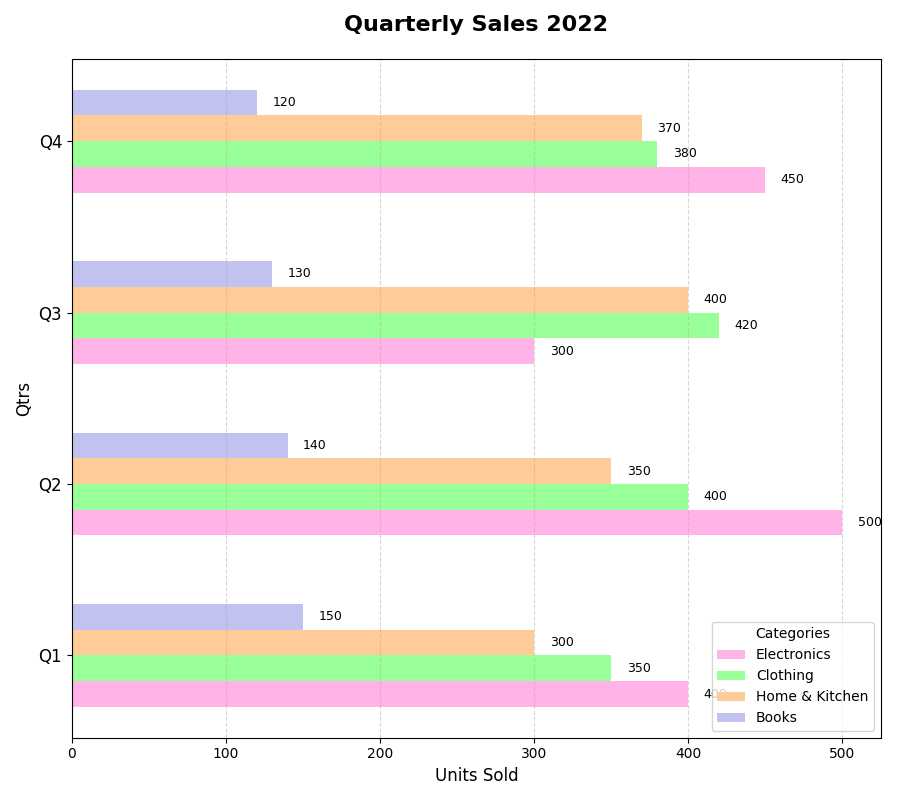

The script that drew this image:
import matplotlib.pyplot as plt
import numpy as np

quarters = ['Q1', 'Q2', 'Q3', 'Q4']
categories = ['Electronics', 'Clothing', 'Home & Kitchen', 'Books']
sales_data = {
    'Electronics': [400, 500, 300, 450],
    'Clothing': [350, 400, 420, 380],
    'Home & Kitchen': [300, 350, 400, 370],
    'Books': [150, 140, 130, 120],
}

colors = ['#ffb3e6', '#99ff99', '#ffcc99', '#c2c2f0']

fig, ax_bar = plt.subplots(figsize=(9, 8))

y = np.arange(len(quarters))
bar_height = 0.15

for i, category in enumerate(categories):
    sales = sales_data[category]
    ax_bar.barh(y + i * bar_height, sales, bar_height, color=colors[i], label=category)

ax_bar.set_title("Quarterly Sales 2022", fontsize=16, fontweight='bold', pad=20)
ax_bar.set_ylabel("Qtrs", fontsize=12)
ax_bar.set_xlabel("Units Sold", fontsize=12)
ax_bar.set_yticks(y + bar_height * (len(categories) - 1) / 2)
ax_bar.set_yticklabels(quarters, fontsize=12)
ax_bar.legend(title="Categories", fontsize=10)
ax_bar.xaxis.grid(True, linestyle='--', alpha=0.5)

for i, category in enumerate(categories):
    for j, value in enumerate(sales_data[category]):
        if value > 0:
            ax_bar.text(value + 10, y[j] + i * bar_height, f'{value}', va='center', ha='left', fontsize=9, color='black')

plt.tight_layout()
plt.show()
